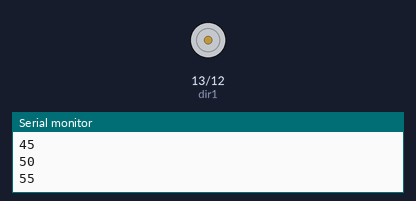
Recording of a sketch running on a simulated Arduino Uno, built with avr-gcc and run on an emulated ATmega328P. On the bench: motor-driver pin pairs drawn as motors (green arrow = first pin HIGH = forward, orange = second pin HIGH = backward, longer = more drive, scaled by the enable pin), the last lines printed to the serial monitor.

Above: at 0.6 s.
At 3.0 s:
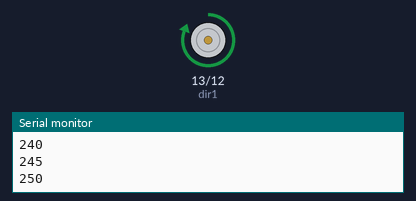
At 10.2 s:
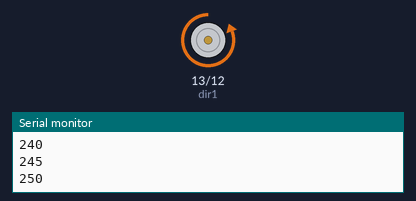
Timing chart, 0 to 18.5 s (numbered marks = the images above):
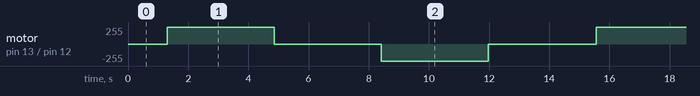

Measured:
- by itself, motor on pin 13 (dir1) / pin 12 (dir2): repeats every 14.3 s: stopped 3.6 s, backward 255/255 3.6 s, stopped 3.6 s, forward 255/255 3.6 s

The sketch:

test_motor_driver_slider.ino
```cpp
static int pwmPin = 14;
static int dir1 = 13;
static int dir2 = 12;
int motorPinCurrent;
int motorPinOff;
int motorValue = 0;

volatile uint8_t printFlag = 0;
ISR(TIMER1_COMPA_vect)
{
  printFlag++;
}

void setup() {
  Serial.begin(115200);
  TCCR1A = 0;
  TCCR1B = 0; // Stop timer so we can modify it
  TCCR1B |= (1 << WGM12); // Configure timer 1 for CTC mode
  OCR1A   = 31250; // Set CTC compare value to 1Hz at 1MHz AVR clock, with a prescaler of 64
  TIMSK1 |= (1 << OCIE1A); // Enable CTC interrupt
  sei(); //  Enable global interrupts
  TCCR1B |= ((1 << CS12)); // Set up timer at Fcpu/256
//  TCCR1B = TCCR1B & B11111000 | B00000100;    // set timer 1 divisor to   256 for PWM frequency of   122.55 Hz
  //TCCR1B = TCCR1B & B11111000 | B00000001;    // set timer 1 divisor to     1 for PWM frequency of 31372.55 Hz
  pinMode(pwmPin, OUTPUT);
  pinMode(dir1, OUTPUT);
  pinMode(dir2, OUTPUT);
//  DDRB |= (1 << DDB6) | (1 << DDB7);
}


uint16_t counter = 0;
void loop() {
  cli();
  while (printFlag > 0) {
    cli();
    printFlag--;
    sei();
    Serial.print("Interrupts: ");
    Serial.println(counter);
    counter++;
  }
  sei();
  // set PB6 high
//  PORTB |= (1 << PORTB6);
  digitalWrite(dir1, HIGH);
  for (int i = 0; i < 255; i+=5) {
    analogWrite(pwmPin, i);
    Serial.println(i);
    delay(50);
  }
  delay(1000);
  for (int i = 255; i > 0; i-=5) {
    analogWrite(pwmPin, i);
    Serial.println(i);
    delay(50);
  }
  // set PB6 low
//  PORTB &= ~(1 << PORTB6);
  digitalWrite(dir1, LOW);
  delay(1000);

  // B7 high
//  PORTB |= (1 << PORTB7);
  digitalWrite(dir2, HIGH);
  for (int i = 0; i < 255; i+=5) {
    analogWrite(pwmPin, i);
    Serial.println(i);
    delay(50);
  }
  delay(1000);
  for (int i = 255; i > 0; i-=5) {
    analogWrite(pwmPin, i);
    Serial.println(i);
    delay(50);
  }
    // both low
//  PORTB &= ~(1 << PORTB7);
  digitalWrite(dir2, LOW);
  delay(1000);
}
```
